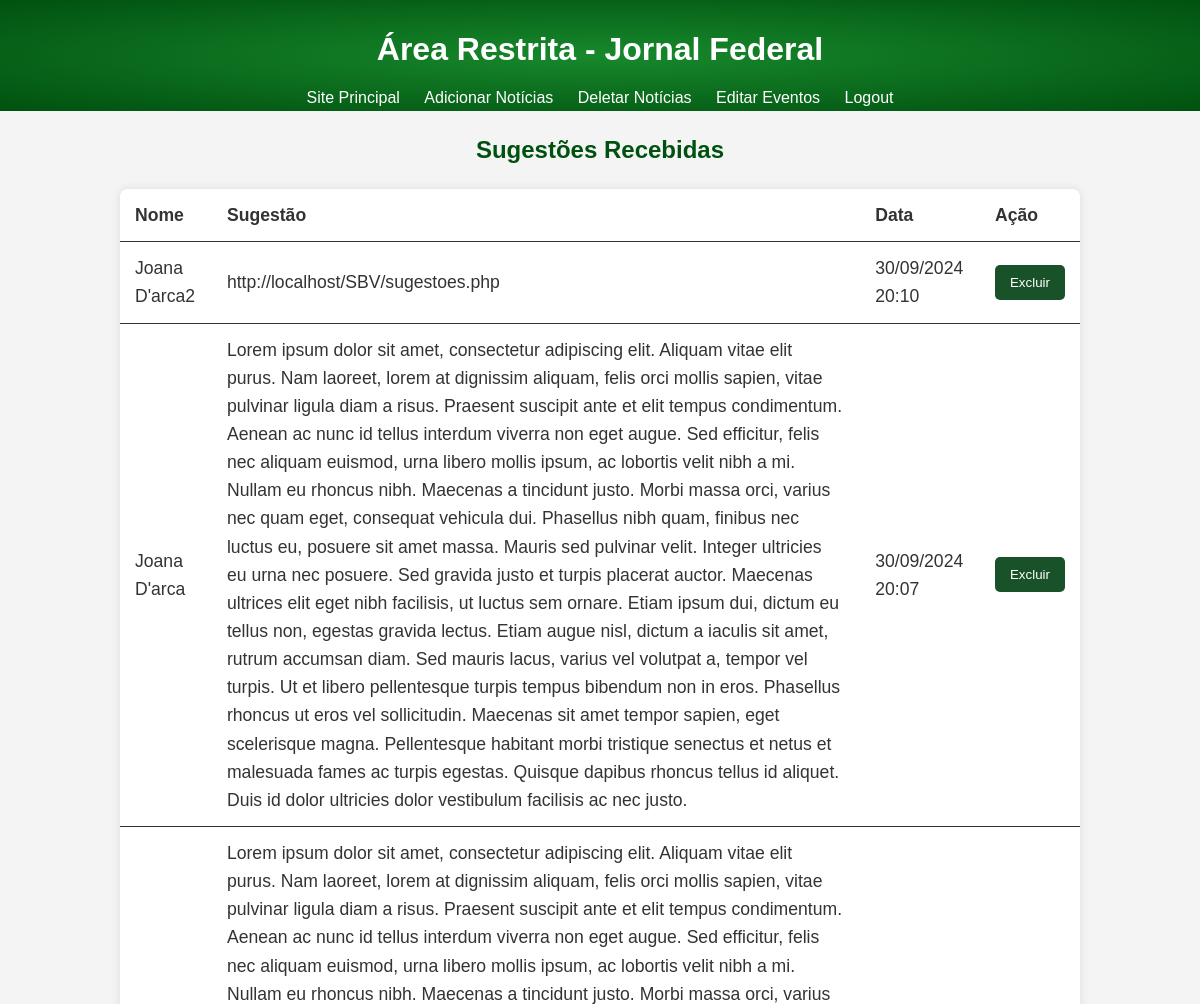
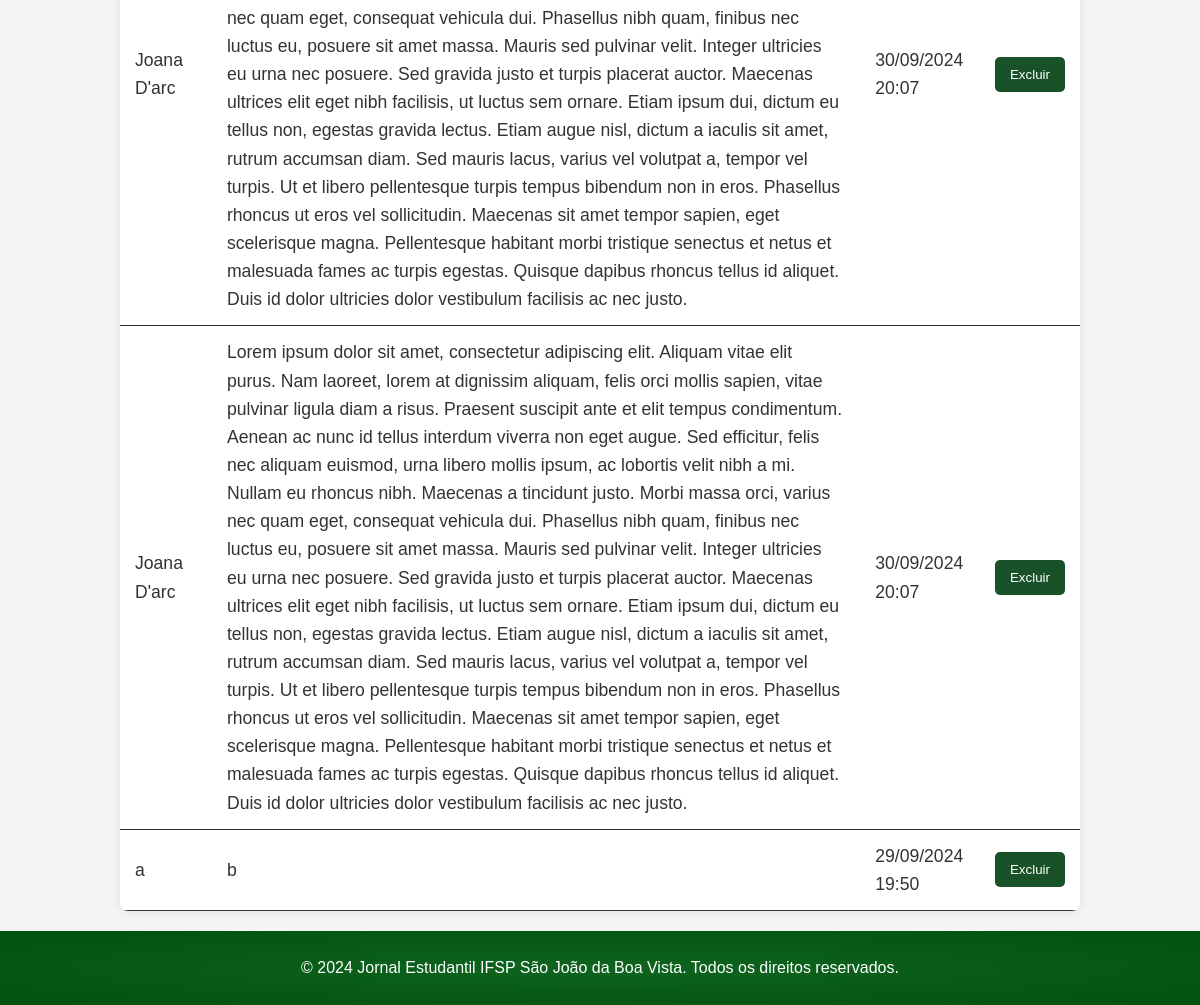
Before: /adm/admin_sugestoes.php (signed in) with the older database file (2 pictures, top to bottom).
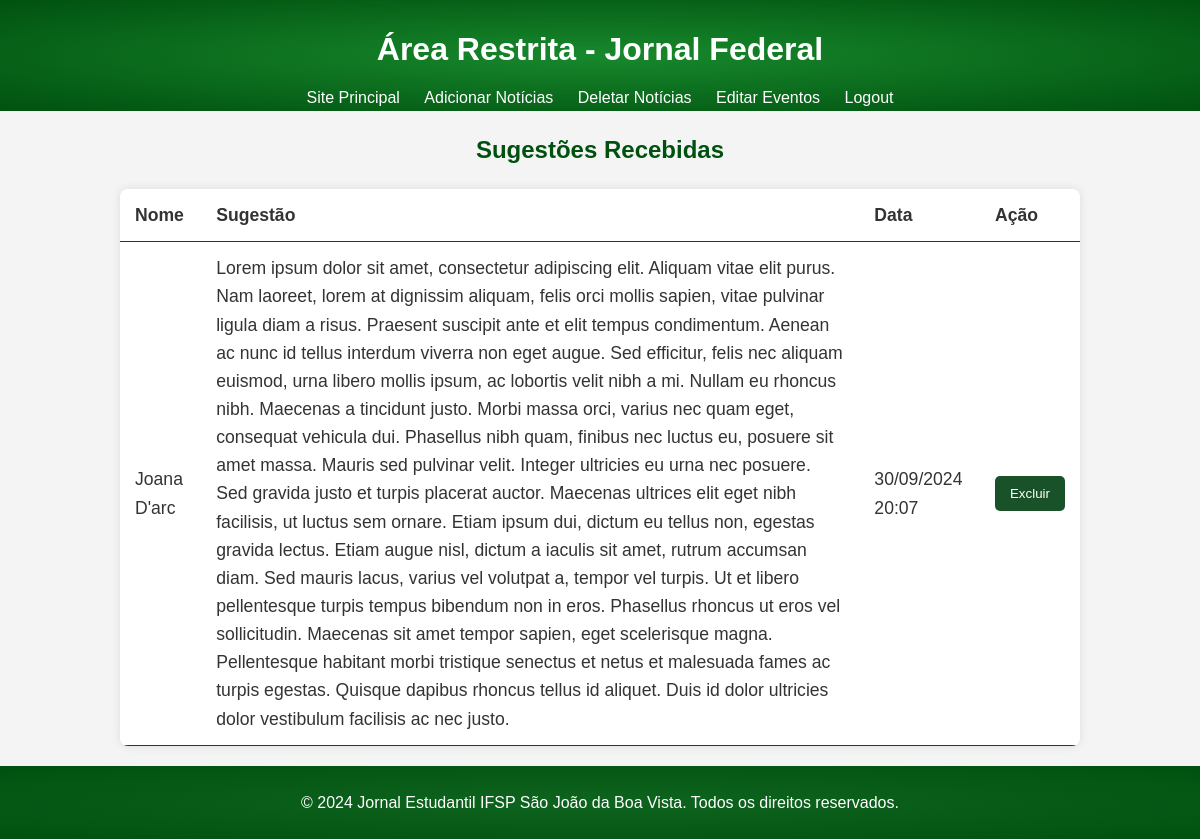
After: the same page with the newer database file.
### tables this page shows
CREATE TABLE IF NOT EXISTS `tb_sugestoes` (
  `id` int NOT NULL AUTO_INCREMENT,
  `nome` varchar(100) DEFAULT '',
  `sugestao` text NOT NULL,
  `data_envio` datetime NOT NULL DEFAULT (now()),
  PRIMARY KEY (`id`)
);

### adm/admin_sugestoes.php (the view, shortened to what this page needs)
<?php
try {
    include "../backend/conexao.php";
    $sql = "SELECT * FROM tb_sugestoes ORDER BY data_envio DESC";
    $stmt = $conn->prepare($sql);
    $stmt->execute();
    $sugestoes = $stmt->fetchAll(PDO::FETCH_ASSOC);
} catch (PDOException $e) {
    echo "Erro na consulta: " . $e->getMessage();
}
?>
<!DOCTYPE html>
<html lang="pt-br">
<head>
    <link rel="stylesheet" href="css/sugestoes.css">
</head>
<body>
    <header>
        <div class="container">
            <h1>Área Restrita - Jornal Federal</h1>
            <nav>
                <ul>
                    <li><a href="../index.php">Site Principal</a></li>
                    <li><a href="adicionar_noticia.php">Adicionar Notícias</a></li>
                    <li><a href="deletar_noticia.php">Deletar Notícias</a></li>
                    <li><a href="admin_eventos.php">Editar Eventos</a></li>
                    <li><a href="logout.php">Logout</a></li>
                </ul>
            </nav>
        </div>
    </header>
    <section class="container">
        <h2>Sugestões Recebidas</h2>
        <?php if (!empty($sugestoes)): ?>
            <table>
                <thead>
                    <tr>
                        <th>Nome</th>
                        <th>Sugestão</th>
                        <th>Data</th>
                        <th>Ação</th>
                    </tr>
                </thead>
                <tbody>
                    <?php foreach ($sugestoes as $sugestao): ?>
                    <tr>
                        <td><?php echo htmlspecialchars($sugestao['nome']); ?></td>
                        <td><?php echo htmlspecialchars($sugestao['sugestao']); ?></td>
                        <td><?php echo date('d/m/Y H:i', strtotime($sugestao['data_envio'])); ?></td>
                        <td>
                            <form method="POST" action="">
                                <button type="submit" name="delete_sugestao" class="btn-delete">Excluir</button>
                            </form>
                        </td>
                    </tr>
                    <?php endforeach; ?>
                </tbody>
            </table>
        <?php else: ?>
            <p>Nenhuma sugestão enviada ainda.</p>
        <?php endif; ?>
    </section>
    <footer>
        <div class="container">
            <p>&copy; 2024 Jornal Estudantil IFSP São João da Boa Vista. Todos os direitos reservados.</p>
        </div>
    </footer>
</body>
</html>

Changed rows visible on the page:
removed tb_sugestoes: nome "Joana D'arca2", sugestao "http://localhost/SBV/sugestoes.php", data_envio "30/09/2024 20:10"
removed tb_sugestoes: nome "Joana D'arca", sugestao "Lorem ipsum dolor sit amet, consectetur adipiscing elit. Aliquam vitae elit purus. Nam laoreet, lorem at dignissim aliquam, felis orci mollis sapien, vitae pulvinar ligula diam a risus. Praesent suscipit ante et elit tempus condimentum. Aenean ac nunc id tellus interdum viverra non eget augue. Sed efficitur, felis nec aliquam euismod, urna libero mollis ipsum, ac lobortis velit nibh a mi. Nullam eu rhoncus nibh. Maecenas a tincidunt justo. Morbi massa orci, varius nec quam eget, consequat vehicula dui. Phasellus nibh quam, finibus nec luctus eu, posuere sit amet massa. Mauris sed pulvinar velit. Integer ultricies eu urna nec posuere. Sed gravida justo et turpis placerat auctor. Maecenas…", data_envio "30/09/2024 20:07"
removed tb_sugestoes: nome "Joana D'arc", sugestao "Lorem ipsum dolor sit amet, consectetur adipiscing elit. Aliquam vitae elit purus. Nam laoreet, lorem at dignissim aliquam, felis orci mollis sapien, vitae pulvinar ligula diam a risus. Praesent suscipit ante et elit tempus condimentum. Aenean ac nunc id tellus interdum viverra non eget augue. Sed efficitur, felis nec aliquam euismod, urna libero mollis ipsum, ac lobortis velit nibh a mi. Nullam eu rhoncus nibh. Maecenas a tincidunt justo. Morbi massa orci, varius nec quam eget, consequat vehicula dui. Phasellus nibh quam, finibus nec luctus eu, posuere sit amet massa. Mauris sed pulvinar velit. Integer ultricies eu urna nec posuere. Sed gravida justo et turpis placerat auctor. Maecenas…", data_envio "30/09/2024 20:07"
removed tb_sugestoes: nome "a", sugestao "b", data_envio "29/09/2024 19:50"
